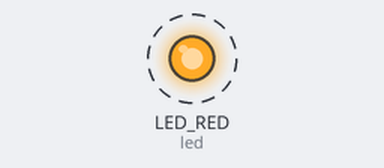
Bench run of a program on a simulated CircuitPython board. Shown: output pins drawn as LEDs (lit = HIGH). Dashed ring = blinking. What the program prints to the serial console is not drawn.

Above: at 0.2 s.
Timing chart, 0 to 3.0 s (numbered marks = the images above):
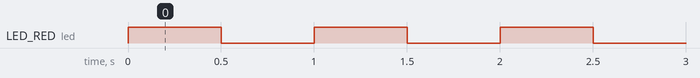

Measured:
- by itself, LED_RED (led): alternates HIGH for 0.50 s and LOW for 0.50 s

The program:

code.py
```python
# 0단계. 직접 올린 코드로 LED를 깜빡이고 시리얼에 출력을 낸다.
# 공장 펌웨어도 RGB LED를 순환시키므로 판정은 시리얼 출력으로 한다.
# 공장 펌웨어는 시리얼로 아무것도 보내지 않는다.
#
# 출력 문자열은 ASCII로 둔다. Windows 시리얼 모니터의 코드 페이지에 따라
# 한글이 깨질 수 있고, 판정 근거가 되는 출력이라 깨지면 안 된다.

import time

import board
import digitalio
import microcontroller

# LED_RED 는 P0.26. 액티브 로우인지는 확인 안 함.
# 토글이라 극성이 반대여도 깜빡이는 것은 같다.
led = digitalio.DigitalInOut(board.LED_RED)
led.direction = digitalio.Direction.OUTPUT

uid = "".join("%02X" % b for b in microcontroller.cpu.uid)
board_id = getattr(board, "board_id", "unknown")

count = 0
while True:
    # 헤더를 주기적으로 다시 찍는다. 부팅 뒤에 터미널을 붙이면 첫 출력을 놓친다.
    if count % 20 == 0:
        print("---")
        print("board_id:", board_id)
        print("cpu.uid:", uid)

    led.value = not led.value
    print("tick", count)
    count += 1
    time.sleep(0.5)
```
